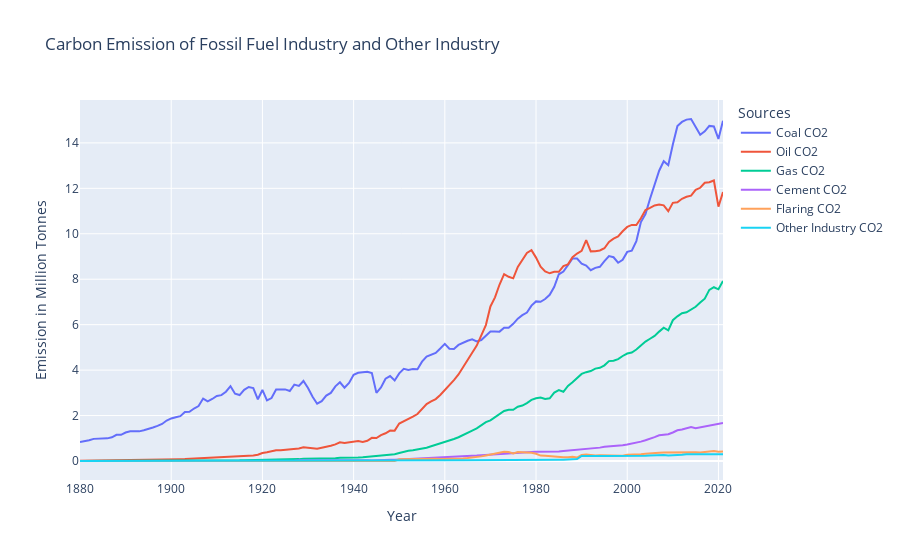

This figure's notebook cell:
### Code cell
line_chart = px.line(world_emission, x='Year', y='Value', color='Factor',
                     title='Carbon Emission of Fossil Fuel Industry and Other Industry',
                     labels={'Factor':'Sources', 'Value':'Emission in Million Tonnes'},
                     category_orders={
                         'Factor': ['Coal CO2', 'Oil CO2', 'Gas CO2', 'Cement CO2', 'Flaring CO2', 'Other Industry CO2']
                     }
                     # Remove the range_y parameter to enable autoscaling
                     # range_y=[0, max_yaxis_emission]
                    )
line_chart.show()

### Figure 1 — Plotly figure (JSON) as saved in the notebook; plotly's stock layout.template omitted (floating-point values rounded to 4 significant figures; data arrays with more than 128 entries replaced by an {"elided": "..."} marker saying what was removed)
{"data": [{"hovertemplate": "Sources=Coal CO2<br>Year=%{x}<br>Emission in Million Tonnes=%{y}<extra></extra>", "legendgroup": "Coal CO2", "line": {"color": "#636efa", "dash": "solid"}, "marker": {"symbol": "circle"}, "mode": "lines", "name": "Coal CO2", "orientation": "v", "showlegend": true, "type": "scatter", "x": {"elided": "142 int values"}, "xaxis": "x", "y": {"elided": "142 float values"}, "yaxis": "y"}, {"hovertemplate": "Sources=Oil CO2<br>Year=%{x}<br>Emission in Million Tonnes=%{y}<extra></extra>", "legendgroup": "Oil CO2", "line": {"color": "#EF553B", "dash": "solid"}, "marker": {"symbol": "circle"}, "mode": "lines", "name": "Oil CO2", "orientation": "v", "showlegend": true, "type": "scatter", "x": {"elided": "142 int values"}, "xaxis": "x", "y": {"elided": "142 float values"}, "yaxis": "y"}, {"hovertemplate": "Sources=Gas CO2<br>Year=%{x}<br>Emission in Million Tonnes=%{y}<extra></extra>", "legendgroup": "Gas CO2", "line": {"color": "#00cc96", "dash": "solid"}, "marker": {"symbol": "circle"}, "mode": "lines", "name": "Gas CO2", "orientation": "v", "showlegend": true, "type": "scatter", "x": {"elided": "142 int values"}, "xaxis": "x", "y": {"elided": "142 float values"}, "yaxis": "y"}, {"hovertemplate": "Sources=Cement CO2<br>Year=%{x}<br>Emission in Million Tonnes=%{y}<extra></extra>", "legendgroup": "Cement CO2", "line": {"color": "#ab63fa", "dash": "solid"}, "marker": {"symbol": "circle"}, "mode": "lines", "name": "Cement CO2", "orientation": "v", "showlegend": true, "type": "scatter", "x": {"elided": "142 int values"}, "xaxis": "x", "y": {"elided": "142 float values"}, "yaxis": "y"}, {"hovertemplate": "Sources=Flaring CO2<br>Year=%{x}<br>Emission in Million Tonnes=%{y}<extra></extra>", "legendgroup": "Flaring CO2", "line": {"color": "#FFA15A", "dash": "solid"}, "marker": {"symbol": "circle"}, "mode": "lines", "name": "Flaring CO2", "orientation": "v", "showlegend": true, "type": "scatter", "x": {"elided": "142 int values"}, "xaxis": "x", "y": {"elided": "142 float values"}, "yaxis": "y"}, {"hovertemplate": "Sources=Other Industry CO2<br>Year=%{x}<br>Emission in Million Tonnes=%{y}<extra></extra>", "legendgroup": "Other Industry CO2", "line": {"color": "#19d3f3", "dash": "solid"}, "marker": {"symbol": "circle"}, "mode": "lines", "name": "Other Industry CO2", "orientation": "v", "showlegend": true, "type": "scatter", "x": {"elided": "142 int values"}, "xaxis": "x", "y": {"elided": "142 float values"}, "yaxis": "y"}], "layout": {"legend": {"title": {"text": "Sources"}, "tracegroupgap": 0}, "title": {"text": "Carbon Emission of Fossil Fuel Industry and Other Industry"}, "xaxis": {"anchor": "y", "domain": [0, 1], "title": {"text": "Year"}}, "yaxis": {"anchor": "x", "domain": [0, 1], "title": {"text": "Emission in Million Tonnes"}}}}
